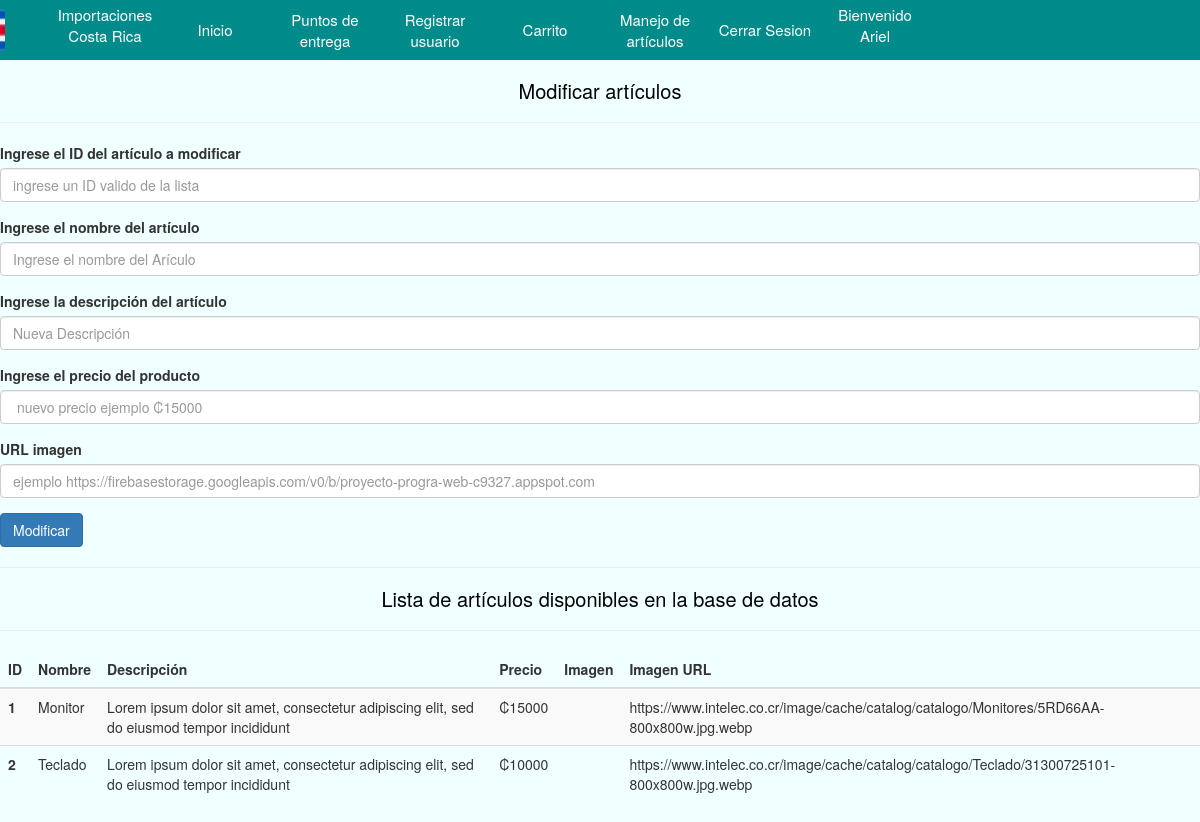
Page /ModificarArticulo.php (signed in) on the committed database.
### tables this page shows
create table articulos(
id int not null auto_increment,
nombre varchar(25) not null,
descripcion varchar(300) not null,
precio varchar(300) not null,
imagen varchar(500) not null,
primary key(id));

### Entities/Articulo.php (called while the page is built, shortened)
<?php
function muestraArticulos(){
$conexion = Conecta();
if (mysqli_set_charset($conexion, "utf8")){
    $resultado = $conexion->query("select id, nombre, descripcion, precio, imagen from articulos");
}
return $resultado;
}
?>

### ModificarArticulo.php (the view, shortened to what this page needs)
<!DOCTYPE html>
<html lang="en">
<head>
</head>
<body>
<?php
include_once 'Include\navbar.php';
?>
<h1>Modificar artículos</h1>
<hr>
<form action="PHP\procesarRegistroProducto.php" method="POST" >
  <div class="form-group">
    <label for="productID">Ingrese el ID del artículo a modificar</label>
    <input type="number" class="form-control" id="productID" name="ID-Articulo" placeholder="ingrese un ID valido de la lista" requierd >
  </div>
  <div class="form-group">
    <label for="productNameField">Ingrese el nombre del artículo</label>
    <input type="textfield" class="form-control" id="productNameField" name="Nombre-Articulo" placeholder="Ingrese el nombre del Arículo" requierd>
  </div>
  <div class="form-group">
    <label for="descriptionField">Ingrese la descripción del artículo</label>
    <input type="textfield" class="form-control" id="descriptionField" name="Descripcion-Articulo" placeholder="Nueva Descripción" requierd>
  </div>
  <div class="form-group">
    <label for="priceField">Ingrese el precio del producto</label>
    <input type="textfield" class="form-control" id="priceField" name="Precio-Articulo" placeholder=" nuevo precio ejemplo ₡15000" requierd>
  </div>
  <div class="form-group">
    <label for="urlField">URL imagen</label>
    <input type="textfield" class="form-control" id="urlField" name="Imagen-Articulo" placeholder="ejemplo https://firebasestorage.googleapis.com/v0/b/proyecto-progra-web-c9327.appspot.com" requierd>
  </div>
  <button type="submit" class="btn btn-primary">Modificar</button>
</form>
<hr>
<h2 class="titulo-modificar">Lista de artículos disponibles en la base de datos</h1>
<hr>
<table class="table table-striped">
  <thead>
    <tr>
      <th scope="col">ID</th>
      <th scope="col">Nombre</th>
      <th scope="col">Descripción</th>
      <th scope="col">Precio</th>
      <th scope="col">Imagen</th>
      <th scope="col">Imagen URL</th>
    </tr>
  </thead>
  <tbody>
  <?php
include_once 'Entities\Articulo.php';
$selectArticulos = muestraArticulos();
while ($mostrar = mysqli_fetch_array($selectArticulos)){
 echo   "<tr>";
 echo   "<th scope='row'>$mostrar[id]</th>";
 echo   "<td>$mostrar[nombre]</td>";
 echo   "<td>$mostrar[descripcion]</td>";
 echo   "<td>$mostrar[precio]</td>";
 echo   "<td><img width='30px'src=$mostrar[imagen] alt=''></td>";
 echo   "<td>$mostrar[imagen]</td>";
 echo   "</tr>";
}
    ?>
  </tbody>
</table>
</body>
</html>

### Style/style.css (style rules this page uses)
body { background-color: azure; }
h1 { text-align: center; color: black; font-size: 20px; }
.titulo-modificar { text-align: center; color: black; font-size: 20px; }

### rows in the picture
articulos: id "1", nombre "Monitor", descripcion "Lorem ipsum dolor sit amet, consectetur adipiscing elit, sed do eiusmod tempor incididunt", precio "₡15000", imagen "https://www.intelec.co.cr/image/cache/catalog/catalogo/Monitores/5RD66AA-800x800w.jpg.webp"
articulos: id "2", nombre "Teclado", descripcion "Lorem ipsum dolor sit amet, consectetur adipiscing elit, sed do eiusmod tempor incididunt", precio "₡10000", imagen "https://www.intelec.co.cr/image/cache/catalog/catalogo/Teclado/31300725101-800x800w.jpg.webp"

### other values in the picture
$nombreSession "Ariel"
